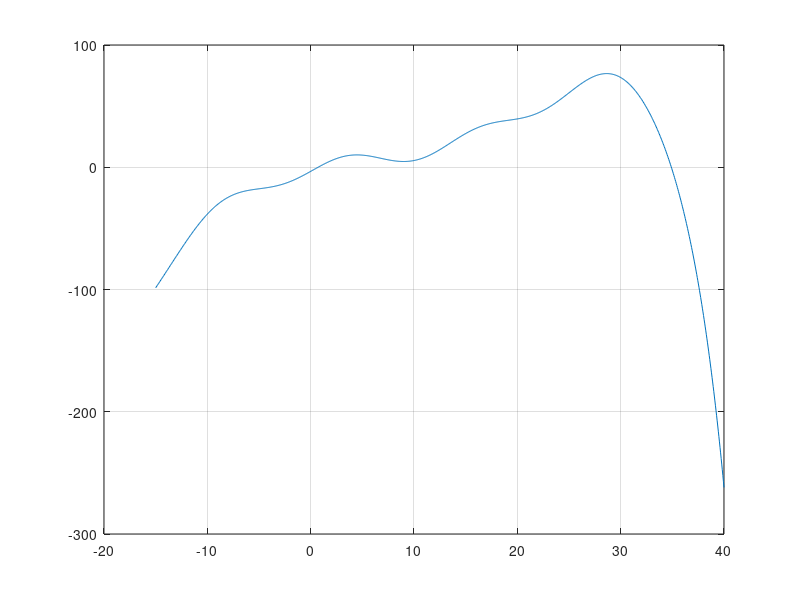

The MATLAB source for this figure: (Note: this script raises an error after producing the figure.)

%Definition of the test function and its derivative
test_func01 = @(x) (x.^3)/100 - (x.^2)/8 + 2*x + 6*sin(x/2+6) -.7 - exp(x/6);
test_derivative01 = @(x) 3*(x.^2)/100 - 2*x/8 + 2 +(6/2)*cos(x/2+6) - exp(x/6)/6;

x = linspace(-15,40,1000);

fx = test_func01(x);

plot(x, fx)
grid on;
yline(0, '--k', 'LineWidth', 1);

% Function calls

%bisection()
%newton()
secant()
%bisection_solver(test_func01,20,40);
%newton_solver(test_func01, 30);
secant_solver(test_func01, 30,40);

function bisection
    test_func01 = @(x) (x.^3)/100 - (x.^2)/8 + 2*x + 6*sin(x/2+6) -.7 - exp(x/6);
    interval = [20,40];

    c = (interval(1,1)+interval(1,2))/2;
    
    fc = test_func01(c);

    while abs(fc) > 0.000001
        c = (interval(1,1)+interval(1,2))/2;
        fa = test_func01(interval(1,1));
        fb = test_func01(interval(1,2));
        fc = test_func01(c);

        if fa * fc < 0
            % f(a) and f(c) have opposite signs
            interval = [interval(1,1),c];
        else
            % f(a) and f(c) have same signs
            if fb * fc < 0
                % f(b) and f(c) have opposite signs
                interval = [c,interval(1,2)];
            else
                % f(b) and f(c) have same signs
            end
        end
    end
        x = interval(1,1)
end

function newton
    test_func01 = @(x) (x.^3)/100 - (x.^2)/8 + 2*x + 6*sin(x/2+6) -.7 - exp(x/6);
    test_derivative01 = @(x) 3*(x.^2)/100 - 2*x/8 + 2 +(6/2)*cos(x/2+6) - exp(x/6)/6;
    x=30;
        while abs(test_func01(x))>=0.000000001
            x=x-test_func01(x)/test_derivative01(x);
        end
        x
end

function secant
    test_func01 = @(x) (x.^3)/100 - (x.^2)/8 + 2*x + 6*sin(x/2+6) -.7 - exp(x/6);
    x0=30;
    x1=40;
    while abs(test_func01(x1))>=0.00000001
        fx0=test_func01(x0);
        fx1=test_func01(x1);
        x2=(x0*fx1-x1*fx0)/(fx1-fx0);
        x0=x1;
        x1=x2;
    end
    x = x2
end

%generalized bisection function
function x = bisection_solver(func,x_left,x_right)
    
    interval = [x_left,x_right];

    c = (interval(1,1)+interval(1,2))/2;
    
    fc = func(c);

    while abs(fc) > 0.000001
        c = (interval(1,1)+interval(1,2))/2;
        fa = func(interval(1,1));
        fb = func(interval(1,2));
        fc = func(c);

        if fa * fc < 0
            % f(a) and f(c) have opposite signs
            interval = [interval(1,1),c];
        else
            % f(a) and f(c) have same signs
            if fb * fc < 0
                % f(b) and f(c) have opposite signs
                interval = [c,interval(1,2)];
            else
                % f(b) and f(c) have same signs
            end
        end
    end
       x = interval(1,1)
end

%generalized newton function
function x_root = newton_solver(f_in,x0)

    x_val = x0;
    [f_val, dfdx_val] = f_in(x_val);

    count = 0;
    while abs(dfdx_val) > 1e-7 && abs(x_val-x_prev) > dx
        x_prev = x_val;
        x_val = x_val - f_val/dfdx_val;

        [f_val, dfdx_val] = f_in(x_val);
        count = count + 1;
    end
    x_root = x_val;

    %assume we succeed
end

%generalized secant function
function x = secant_solver(fun,x0,x1)
    test_func01 = fun;
    while abs(test_func01(x1)) >= 0.00000001
        fx0 = test_func01(x0);
        fx1 = test_func01(x1);
        x2 = (x0 * fx1 - x1 * fx0) / (fx1 - fx0);
        x0 = x1;
        x1 = x2;
    end
    x = x2
end